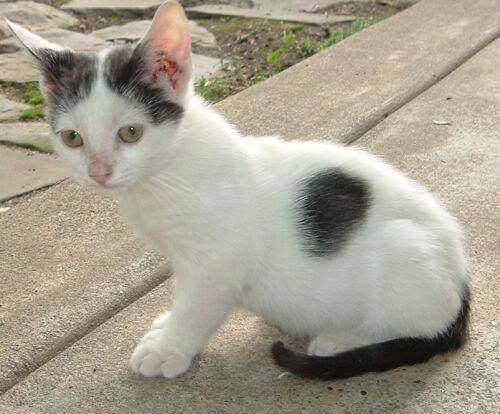
#> input picture opencv/image/cat.jpg, 500 x 414 px
$ python 9.py
#> lines starting #> are read from the running program, lines starting #| are printed output that depends on the picture; after the words box and inside, x2 and y2 are one past the last pixel; in counts of white or black regions, pixels touching at a corner belong together
import cv2
import numpy as np

# 1. 读取包含蓝色物体的图片（如 opencv_logo.jpg）
img = cv2.imread('../image/cat.jpg')
#> img is the input picture: shape (414, 500, 3); mean B, G, R 144.3, 159.9, 165.9
if img is None:
    print("无法读取图片！")
else:
    # 2. 转换到 HSV 颜色空间（更易提取颜色）
    hsv = cv2.cvtColor(img, cv2.COLOR_BGR2HSV)
#> hsv: shape (414, 500, 3); mean H, S, V 26.9, 36.5, 166.8

    # 3. 定义蓝色的 HSV 范围（H:100-124, S:43-255, V:46-255）
    lower_blue = np.array([100, 43, 46])
    upper_blue = np.array([124, 255, 255])

    # 4. 生成蓝色掩模（蓝色区域为白，其余为黑）
    mask = cv2.inRange(hsv, lower_blue, upper_blue)
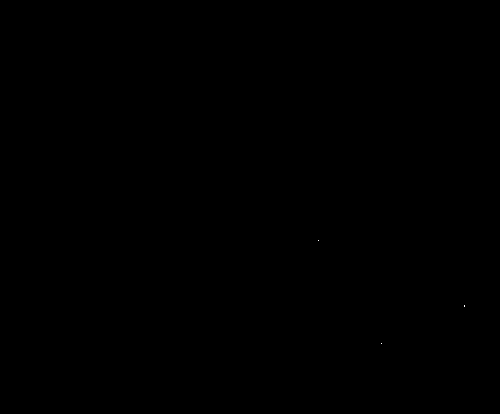
#> mask: shape (414, 500); 0% white in thin lines or dots, all inside (x1, y1, x2, y2) = (318, 240, 465, 344)

    # 5. 将蓝色区域替换为红色（BGR: (0,0,255)）
    result = img.copy()
    result[mask == 255] = (0, 0, 255)  # 掩模白色区域赋值红色
#> result: shape (414, 500, 3); under 0.01% of pixels changed, all inside (x1, y1, x2, y2) = (318, 240, 465, 344)

    # 6. 显示结果
    cv2.imshow('Original', img)
    cv2.imshow('Mask', mask)
    cv2.imshow('Result', result)
    cv2.waitKey(0)
    cv2.destroyAllWindows()
